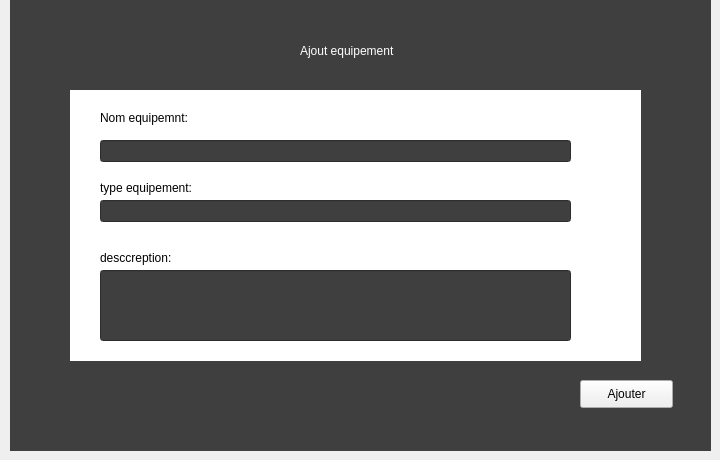
      <widget class="QWidget" name="tab_15">
       <attribute name="title">
        <string>Ajout equipement</string>
       </attribute>
       <widget class="QLabel" name="label_50">
        <property name="geometry">
         <rect>
          <x>350</x>
          <y>130</y>
          <width>56</width>
          <height>16</height>
         </rect>
        </property>
        <property name="text">
         <string/>
        </property>
       </widget>
       <widget class="QLabel" name="label_51">
        <property name="geometry">
         <rect>
          <x>10</x>
          <y>0</y>
          <width>701</width>
          <height>451</height>
         </rect>
        </property>
        <property name="styleSheet">
         <string notr="true">background-color: rgb(63, 63, 63);</string>
        </property>
        <property name="text">
         <string/>
        </property>
       </widget>
       <widget class="QLabel" name="label_52">
        <property name="geometry">
         <rect>
          <x>70</x>
          <y>90</y>
          <width>571</width>
          <height>271</height>
         </rect>
        </property>
        <property name="styleSheet">
         <string notr="true">background-color: rgb(255, 255, 255);</string>
        </property>
        <property name="text">
         <string/>
        </property>
       </widget>
       <widget class="QLineEdit" name="lineEdit_6">
        <property name="geometry">
         <rect>
          <x>100</x>
          <y>140</y>
          <width>471</width>
          <height>22</height>
         </rect>
        </property>
        <property name="styleSheet">
         <string notr="true">background-color: rgb(63, 63, 63);</string>
        </property>
       </widget>
       <widget class="QLineEdit" name="lineEdit_12">
        <property name="geometry">
         <rect>
          <x>100</x>
          <y>200</y>
          <width>471</width>
          <height>22</height>
         </rect>
        </property>
        <property name="styleSheet">
         <string notr="true">background-color: rgb(63, 63, 63);</string>
        </property>
       </widget>
       <widget class="QLineEdit" name="lineEdit_13">
        <property name="geometry">
         <rect>
          <x>100</x>
          <y>270</y>
          <width>471</width>
          <height>71</height>
         </rect>
        </property>
        <property name="styleSheet">
         <string notr="true">background-color: rgb(63, 63, 63);</string>
        </property>
       </widget>
       <widget class="QLabel" name="label_53">
        <property name="geometry">
         <rect>
          <x>100</x>
          <y>110</y>
          <width>111</width>
          <height>16</height>
         </rect>
        </property>
        <property name="text">
         <string>Nom equipemnt:</string>
        </property>
       </widget>
       <widget class="QLabel" name="label_54">
        <property name="geometry">
         <rect>
          <x>100</x>
          <y>180</y>
          <width>111</width>
          <height>16</height>
         </rect>
        </property>
        <property name="text">
         <string>type equipement:</string>
        </property>
       </widget>
       <widget class="QLabel" name="label_55">
        <property name="geometry">
         <rect>
          <x>100</x>
          <y>250</y>
          <width>111</width>
          <height>16</height>
         </rect>
        </property>
        <property name="text">
         <string>desccreption:</string>
        </property>
       </widget>
       <widget class="QLabel" name="label_56">
        <property name="geometry">
         <rect>
          <x>300</x>
          <y>30</y>
          <width>191</width>
          <height>41</height>
         </rect>
        </property>
        <property name="styleSheet">
         <string notr="true">color: rgb(255, 255, 255);</string>
        </property>
        <property name="text">
         <string>Ajout equipement </string>
        </property>
       </widget>
       <widget class="QPushButton" name="pushButton_19">
        <property name="geometry">
         <rect>
          <x>580</x>
          <y>380</y>
          <width>93</width>
          <height>28</height>
         </rect>
        </property>
        <property name="text">
         <string>Ajouter</string>
        </property>
       </widget>
       <widget class="QLabel" name="label_74">
        <property name="geometry">
         <rect>
          <x>20</x>
          <y>20</y>
          <width>61</width>
          <height>21</height>
         </rect>
        </property>
        <property name="styleSheet">
         <string notr="true">image: url(:/flchfinalll/flch final.png);</string>
        </property>
        <property name="text">
         <string/>
        </property>
       </widget>
      </widget>
